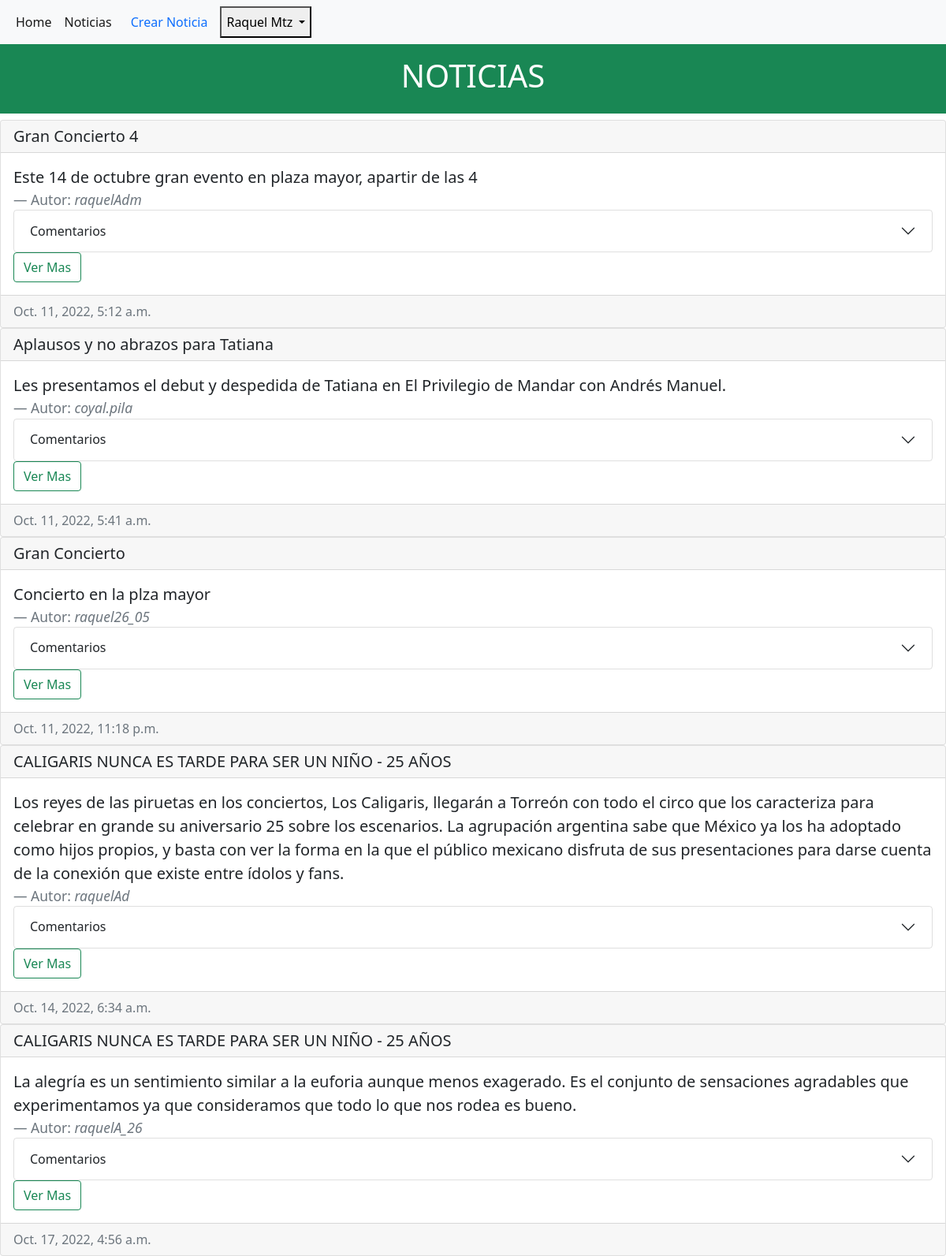
Screenshot of /noticias/noticias/ (signed in) with the database file from the repository.
### users/models.py (models this page shows)
class CustomUser(AbstractUser):
    Nombre = models.CharField(max_length=15)

### noticias/models.py (models this page shows, shortened)
class Noticias(models.Model):
    Titulo = models.CharField(max_length=100)
    Descripcion = models.TextField(max_length=500)
    Fecha = models.DateTimeField(auto_now_add=True)
    Autor = models.ForeignKey(get_user_model(), on_delete=models.CASCADE,)

### noticias/views.py (the view)
# urls.py: path('noticias/', noticiasPageview.as_view(), name='noticias'),
class noticiasPageview(ListView):
    template_name = 'noticias.html'
    model = Noticias
    context_object_name = 'Todas_Noticias'

### noticias/models.py (called while the page is built)
    def __str__(self) -> str:
        return self.comentario

### noticias/templates/noticias.html (shortened to what this page needs)
{%  extends 'base.html' %}{% block content %}
<div class="p-3 mb-2 bg-success text-white">
    <h1>
        <center> NOTICIAS </center>
    </h1>
</div>
{% for not in Todas_Noticias%}
  <div class="card">
      <h5 class="card-header">{{not.Titulo}}</h5>
      <div class="card-body">
        <blockquote class="blockquote mb-0">
          <p class="card-text">{{not.Descripcion}}</p>
          <footer class="blockquote-footer">Autor: <cite title="Source Title">{{not.Autor}}</cite></footer>
        </blockquote>
        <div class="accordion" id="accordionExample">
          <div class="accordion-item">
            <h2 class="accordion-header" id="flush-headingOne">
              <button class="accordion-button collapsed" type="button" data-bs-toggle="collapse" data-bs-target="#flush-collapseOne" aria-expanded="false" aria-controls="flush-collapseOne">
                Comentarios
              </button>
            </h2>
          </div>
        </div>
        <a class="btn btn-outline-success btn-xs justify-content-md-end" href="{% url 'noticias_detalle' not.pk %}"> Ver Mas </a>
      </div>
      <div class="card-footer text-muted"> {{not.Fecha}}</div>
  </div>
{% endfor%}
{% endblock content %}

### users/templates/base.html (shortened to what this page needs)
<head>
  <link href="https://cdn.jsdelivr.net/npm/bootstrap@5.0.0-beta1/dist/css/bootstrap.min.css" rel="stylesheet"/>
  <nav class="navbar navbar-expand-lg navbar-light bg-light">
    <div class="container-fluid">
      <div class="collapse navbar-collapse" id="navbarNavAltMarkup">
        <div class="navbar-nav justify-content-md-end">
          <a class="nav-link active" href="{% url 'home' %}"> Home </a>
          <a class="nav-link active" href="{% url 'noticias' %}"> Noticias </a>
        </div>
        <div class="d-grid gap-2 d-md-block justify-content-md-end">
          <div class="btn-group" role="group">
            {% if user.is_authenticated %}
              <a class="nav-link active" href="{% url 'noticias_nuevo' %}" > Crear Noticia</a>
              <button id="btnGroupDrop1" type="button" class="dropdown-toggle" data-bs-toggle="dropdown" aria-expanded="false">
                {{user.Nombre}}
              </button>
          {% endif %}
        </div>
      </div>
    </div>
  </nav>
</head>
<body>
    {% block content %}
    {% endblock content %}
</body>

### rows the page displays
CustomUser: Nombre "Raquel Mtz"
Noticias: Titulo "Gran Concierto 4", Descripcion "Este 14 de octubre gran evento en plaza mayor, apartir de las 4", Autor "raquelAdm", Fecha "Oct. 11, 2022, 5:12 a.m."
Noticias: Titulo "Aplausos y no abrazos para Tatiana", Descripcion "Les presentamos el debut y despedida de Tatiana en El Privilegio de Mandar con Andrés Manuel.", Autor "coyal.pila", Fecha "Oct. 11, 2022, 5:41 a.m."
Noticias: Titulo "Gran Concierto", Descripcion "Concierto en la plza mayor", Autor "raquel26_05", Fecha "Oct. 11, 2022, 11:18 p.m."
Noticias: Titulo "CALIGARIS NUNCA ES TARDE PARA SER UN NIÑO - 25 AÑOS", Descripcion "Los reyes de las piruetas en los conciertos, Los Caligaris, llegarán a Torreón con todo el circo que los caracteriza para celebrar en grande su aniversario 25 sobre los escenarios. La agrupación argentina sabe que México ya los ha adoptado como hijos propios, y basta con ver la forma en la que el público mexicano disfruta de sus presentaciones para darse cuenta de la conexión que existe entre ídolos y fans.", Autor "raquelAd", Fecha "Oct. 14, 2022, 6:34 a.m."
Noticias: Titulo "CALIGARIS NUNCA ES TARDE PARA SER UN NIÑO - 25 AÑOS", Descripcion "La alegría es un sentimiento similar a la euforia aunque menos exagerado. Es el conjunto de sensaciones agradables que experimentamos ya que consideramos que todo lo que nos rodea es bueno.", Autor "raquelA_26", Fecha "Oct. 17, 2022, 4:56 a.m."
